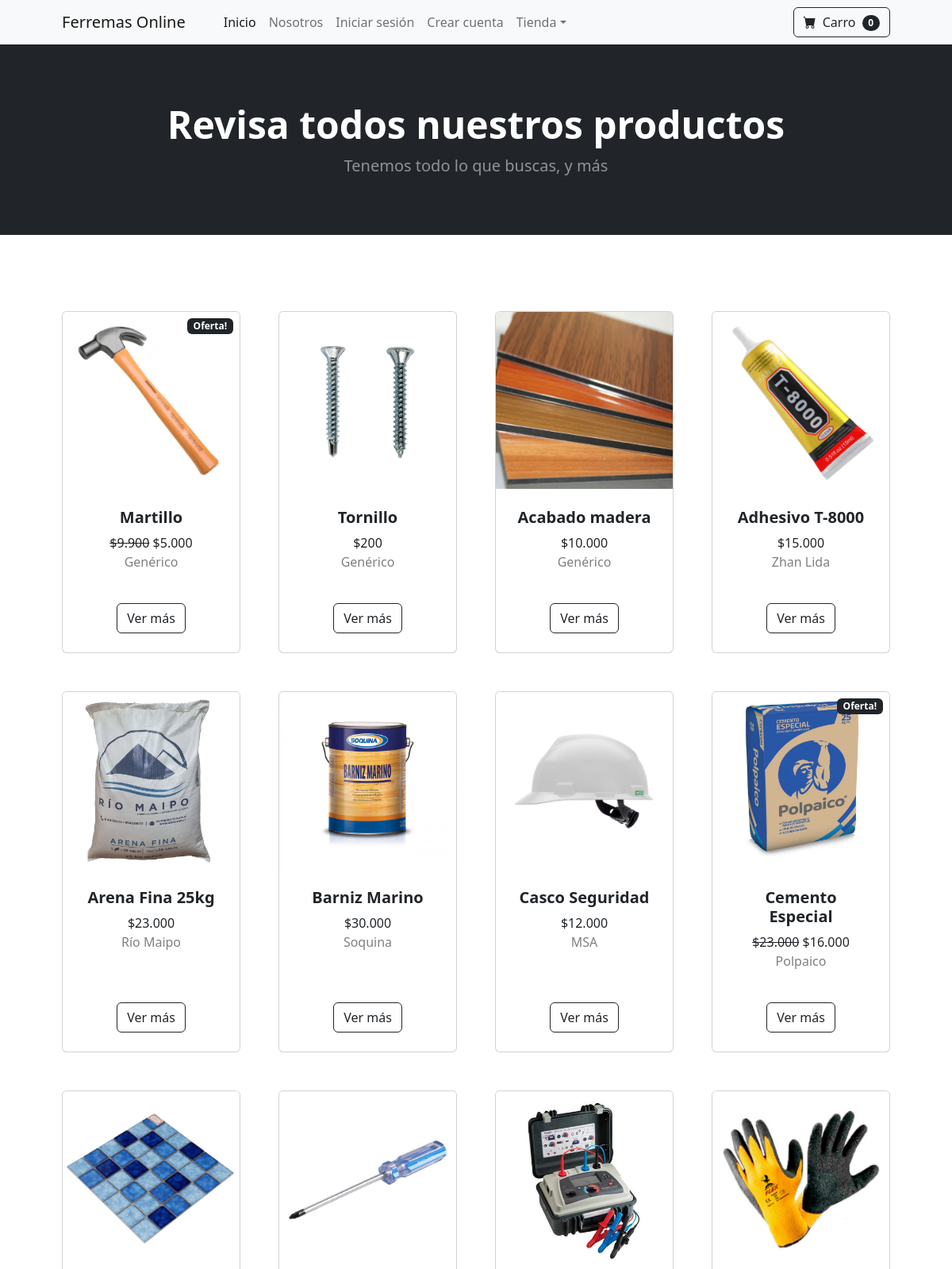
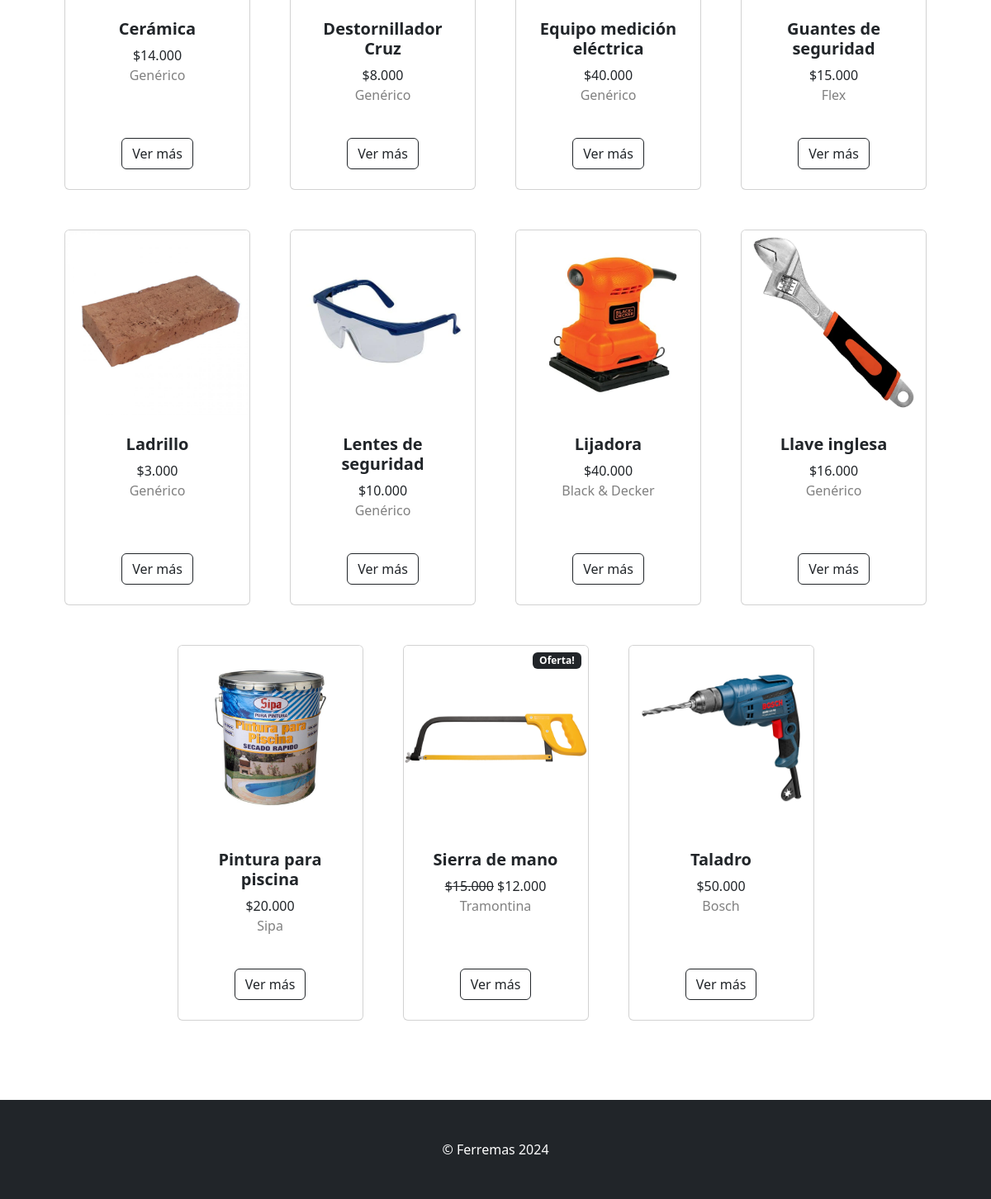
/catalogo, run on the app's committed database (2 pictures, top to bottom).
### tienda/models.py (models this page shows, shortened)
class Producto(models.Model):
    name = models.CharField(max_length=50)
    price = models.DecimalField(default=0, decimal_places=0, max_digits=10)
    categoria = models.ForeignKey(Categoria, on_delete=models.CASCADE, default=1)
    marca = models.CharField(max_length=100, default="Genérico")
    image = models.ImageField(upload_to="uploads/producto")
    is_sale = models.BooleanField(default=False)
    sale_price = models.DecimalField(default=0, decimal_places=0, max_digits=10)

### tienda/views.py (the view)
# urls.py: path("catalogo", views.catalogo, name="catalogo"),
def catalogo(request):
    productos = Producto.objects.all()
    return render(request, "catalogo.html", {"productos":productos});

### carro/cart.py (called while the page is built)
    def __len__(self):
        return len(self.cart)

### carro/context_processors.py (called while the page is built)
def cart(request):
    return {"cart": Cart(request)}

### tienda/templates/catalogo.html
{% extends "base.html" %}
{% load static %}
{% block content %}
    <header class="bg-dark py-4">
        <div class="container px-4 px-lg-5 my-5">
            <div class="text-center text-white">
                <h1 class="display-5 fw-bolder">Revisa todos nuestros productos</h1>
                <p class="lead fw-normal text-white-50 mb-0">Tenemos todo lo que buscas, y más</p>
            </div>
        </div>
    </header>
    <section class="py-5">
        <div class="container px-4 px-lg-5 mt-5">
            <div class="row gx-4 gx-lg-5 row-cols-2 row-cols-md-3 row-cols-xl-4 justify-content-center">
                {% for producto in productos %}
                    {% if producto.is_sale %}
                        <div class="col mb-5">
                            <div class="card h-100">
                                    <div class="badge bg-dark text-white position-absolute" style="top: 0.5rem; right:0.5rem">Oferta!</div>
                                <img class="card-img-top" src="{{ producto.image.url }}" alt="..." />
                                <div class="card-body p-4">
                                    <div class="text-center">
                                        <h5 class="fw-bolder">{{producto.name}}</h5>
                                        <strike>${{ producto.price }}</strike>
                                        ${{ producto.sale_price }}
                                        <br>
                                        <p style="color:grey">{{ producto.marca }}</p>
                                    </div>
                                </div>
                                <div class="card-footer p-4 pt-0 border-top-0 bg-transparent">
                                    <div class="text-center"><a class="btn btn-outline-dark mt-auto" href="{% url 'producto' producto.id %}">Ver más</a></div>
                                </div>
                            </div>
                        </div>
                    {% else %}
                        <div class="col mb-5">
                            <div class="card h-100">
                                <img class="card-img-top" src="{{ producto.image.url }}" alt="..." />
                                <div class="card-body p-4">
                                    <div class="text-center">
                                        <h5 class="fw-bolder">{{producto.name}}</h5>
                                        ${{ producto.price }}
                                        <br>
                                        <p style="color:grey">{{ producto.marca }}</p>
                                    </div>
                                </div>
                                <div class="card-footer p-4 pt-0 border-top-0 bg-transparent">
                                    <div class="text-center"><a class="btn btn-outline-dark mt-auto" href="{% url 'producto' producto.id %}">Ver más</a></div>
                                </div>
                            </div>
                        </div>
                    {% endif %}
                {% endfor %}
            </div>
        </div>
    </section>
{% endblock %}

### data on the page
Producto: image (picture), name "Martillo", price "9.900", sale_price "5.000", marca "Genérico"
Producto: image (picture), name "Tornillo", price "200", marca "Genérico"
Producto: image (picture), name "Acabado madera", price "10.000", marca "Genérico"
Producto: image (picture), name "Adhesivo T-8000", price "15.000", marca "Zhan Lida"
Producto: image (picture), name "Arena Fina 25kg", price "23.000", marca "Río Maipo"
Producto: image (picture), name "Barniz Marino", price "30.000", marca "Soquina"
Producto: image (picture), name "Casco Seguridad", price "12.000", marca "MSA"
Producto: image (picture), name "Cemento Especial", price "23.000", sale_price "16.000", marca "Polpaico"
Producto: image (picture), name "Cerámica", price "14.000", marca "Genérico"
Producto: image (picture), name "Destornillador Cruz", price "8.000", marca "Genérico"
Producto: image (picture), name "Equipo medición eléctrica", price "40.000", marca "Genérico"
Producto: image (picture), name "Guantes de seguridad", price "15.000", marca "Flex"
Producto: image (picture), name "Ladrillo", price "3.000", marca "Genérico"
Producto: image (picture), name "Lentes de seguridad", price "10.000", marca "Genérico"
Producto: image (picture), name "Lijadora", price "40.000", marca "Black & Decker"
Producto: image (picture), name "Llave inglesa", price "16.000", marca "Genérico"
Producto: image (picture), name "Pintura para piscina", price "20.000", marca "Sipa"
Producto: image (picture), name "Sierra de mano", price "15.000", sale_price "12.000", marca "Tramontina"
Producto: image (picture), name "Taladro", price "50.000", marca "Bosch"

### other printed values
{{ cart|length }} "0"
